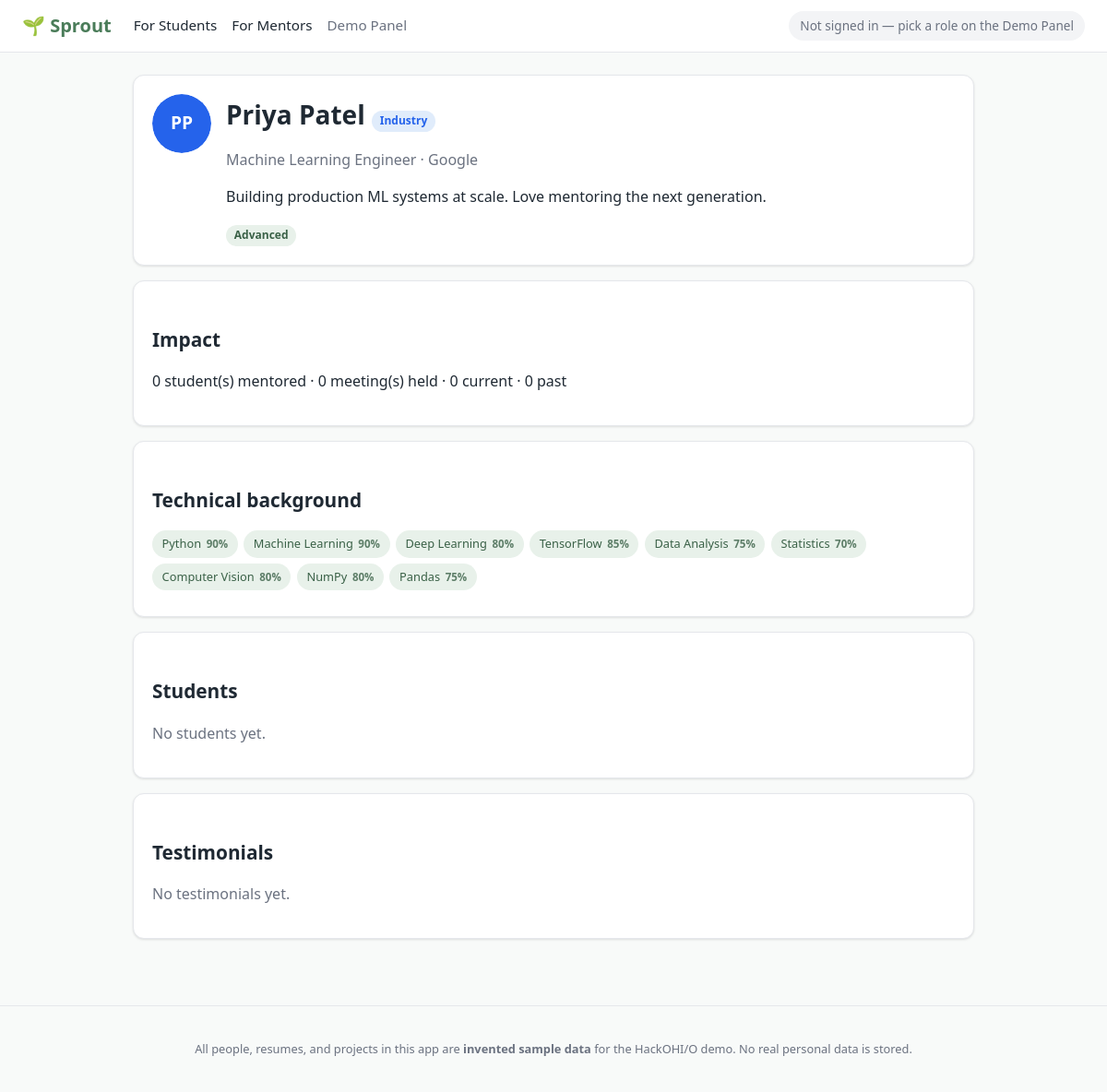
Screenshot of /mentors/3 with the database file from the repository.
### app/db/models.py (models this page shows)
class Base(DeclarativeBase):
    pass

class User(Base):
    __tablename__ = "user"
    id: Mapped[int] = mapped_column(primary_key=True)
    role: Mapped[str] = mapped_column(String, nullable=False)
    name: Mapped[str] = mapped_column(String, nullable=False)
    headshot_url: Mapped[str] = mapped_column(String, default="")
    bio_short: Mapped[str] = mapped_column(String, default="")
    major: Mapped[str | None] = mapped_column(String, nullable=True)
    year: Mapped[str | None] = mapped_column(String, nullable=True)
    mentor_type: Mapped[str | None] = mapped_column(String, nullable=True)
    title: Mapped[str | None] = mapped_column(String, nullable=True)
    org: Mapped[str | None] = mapped_column(String, nullable=True)
    is_sample: Mapped[bool] = mapped_column(default=True)

class MentorProfile(Base):
    __tablename__ = "mentorprofile"
    user_id: Mapped[int] = mapped_column(
        ForeignKey("user.id"), primary_key=True
    )
    resume_text: Mapped[str] = mapped_column(String, default="")
    skill_scores: Mapped[dict] = mapped_column(
        MutableDict.as_mutable(JSON), default=dict
    )
    experience_score: Mapped[float] = mapped_column(default=0.0)
    experience_level: Mapped[str] = mapped_column(String, default="intermediate")
    additional_experiences: Mapped[str] = mapped_column(String, default="")
    outcomes: Mapped[list] = mapped_column(
        MutableList.as_mutable(JSON), default=list
    )
    availability: Mapped[list] = mapped_column(
        MutableList.as_mutable(JSON), default=list
    )
    top3: Mapped[list] = mapped_column(
        MutableList.as_mutable(JSON), default=list
    )
    max_students: Mapped[int] = mapped_column(default=2)

### app/routers/pages.py (the view)
@router.get("/mentors/{mentor_id}")
def mentor_profile(mentor_id: int, request: Request, db: Session = Depends(get_session)):
    mentor = db.get(User, mentor_id)
    profile = db.get(MentorProfile, mentor_id)
    all_ms = db.query(Mentorship).filter(Mentorship.mentor_id == mentor_id).all()
    current_students, past_students = [], []
    meetings_held = 0
    for ms in all_ms:
        student = db.get(User, ms.student_id)
        meetings_held += (
            db.query(Meeting)
            .filter(Meeting.mentorship_id == ms.id, Meeting.status == "held")
            .count()
        )
        if ms.status == "active":
            current_students.append(student)
        elif ms.status == "completed":
            past_students.append(student)
    testimonials = []
    for t in db.query(Testimonial).filter(Testimonial.mentor_id == mentor_id).all():
        author = db.get(User, t.student_id)
        testimonials.append({"t": t, "author": author})
    return render(
        "mentor/profile.html",
        {
            "request": request,
            "current": current_user(request, db),
            "mentor": mentor,
            "profile": profile,
            "current_students": current_students,
            "past_students": past_students,
            "meetings_held": meetings_held,
            "total_mentored": len(current_students) + len(past_students),
            "testimonials": testimonials,
            "taxonomy": load_taxonomy(),
        },
    )

### app/templates/mentor/profile.html (shortened to what this page needs)
{% extends "base.html" %}
{% block content %}
<div class="card">
  <div class="card-row">
    <img class="avatar" src="{{ mentor.headshot_url }}" alt="{{ mentor.name }}">
    <div style="flex:1;">
      <h1 style="margin:.1rem 0;">{{ mentor.name }}
        <span class="badge badge-{{ mentor.mentor_type }}">{{ mentor.mentor_type|capitalize }}</span>
      </h1>
      <p class="muted">{{ mentor.title }}{% if mentor.org %} · {{ mentor.org }}{% endif %}</p>
      {% if mentor.bio_short %}<p>{{ mentor.bio_short }}</p>{% endif %}
      {% if profile %}
        <span class="badge badge-{{ profile.experience_level }}">{{ profile.experience_level|capitalize }}</span>
      {% endif %}
    </div>
  </div>
</div>
<div class="card">
  <h2>Impact</h2>
  <p>{{ total_mentored }} student(s) mentored · {{ meetings_held }} meeting(s) held
     · {{ current_students|length }} current · {{ past_students|length }} past</p>
</div>
{% if profile and profile.skill_scores %}
<div class="card">
  <h2>Technical background</h2>
  <div class="chips">
    {% for sid, conf in profile.skill_scores.items() %}
      <span class="chip">{{ taxonomy[sid].label if sid in taxonomy else sid }} <span class="conf">{{ (conf*100)|round|int }}%</span></span>
    {% endfor %}
  </div>
</div>
{% endif %}
<div class="card">
  <h2>Students</h2>
  {% if not current_students and not past_students %}<p class="muted">No students yet.</p>{% endif %}
</div>
<div class="card">
  <h2>Testimonials</h2>
  {% if not testimonials %}<p class="muted">No testimonials yet.</p>{% endif %}
</div>
{% endblock %}

### app/static/styles.css (style rules this page uses)
:root { --green: #4a7c59; --green-dark: #3a6147; --green-light: #e8f1ea; --blue: #2563eb; --purple: #7c3aed; --yellow: #d4a017; --ink: #1f2933; --muted: #6b7280; --line: #e5e7eb; --bg: #ffffff; --bg-soft: #f8faf9; --danger: #c0392b; --radius: 12px; --shadow: 0 1px 3px rgba(0,0,0,.08), 0 1px 2px rgba(0,0,0,.04); }
* { box-sizing: border-box; }
body { margin: 0; font-family: system-ui, -apple-system, "Segoe UI", Roboto, Helvetica, Arial, sans-serif; color: var(--ink); background: var(--bg-soft); line-height: 1.5; }
h1 { font-size: 1.75rem; margin-bottom: .25rem; }
h2 { font-size: 1.3rem; margin-top: 1.75rem; }
.muted { color: var(--muted); }
.card { background: var(--bg); border: 1px solid var(--line); border-radius: var(--radius); box-shadow: var(--shadow); padding: 1.25rem; margin-bottom: 1rem; }
.card-row { display: flex; gap: 1rem; align-items: flex-start; }
.avatar { width: 64px; height: 64px; border-radius: 50%; flex-shrink: 0; }
.badge { display: inline-block; padding: .15rem .55rem; border-radius: 999px; font-size: .75rem; font-weight: 600; }
.badge-industry { background: #e0ecfb; color: var(--blue); }
.badge-advanced { background: var(--green-light); color: var(--green-dark); }
.chips { display: flex; flex-wrap: wrap; gap: .4rem; margin: .5rem 0; }
.chip { display: inline-flex; align-items: center; gap: .35rem; padding: .25rem .6rem; border-radius: 999px; background: var(--green-light); color: var(--green-dark); font-size: .8rem; border: 1px solid transparent; }
.chip .conf { font-weight: 700; opacity: .8; font-size: .72rem; }

### rows the page displays
User: headshot_url (picture), name "Priya Patel", mentor_type "Industry", title "Machine Learning Engineer", org "Google", bio_short "Building production ML systems at scale. Love mentoring the next generation."
MentorProfile: experience_level "Advanced"

### other values shown
{{ total_mentored }} "0"
{{ meetings_held }} "0"
{{ current_students|length }} "0"
{{ past_students|length }} "0"
{{ taxonomy[sid].label if sid in taxonomy else sid }} "Python" "Machine Learning" "Deep Learning" "TensorFlow" "Data Analysis" "Statistics" "Computer Vision" "NumPy" "Pandas"
{{ (conf*100)|round|int }} "90" "90" "80" "85" "75" "70" "80" "80" "75"
